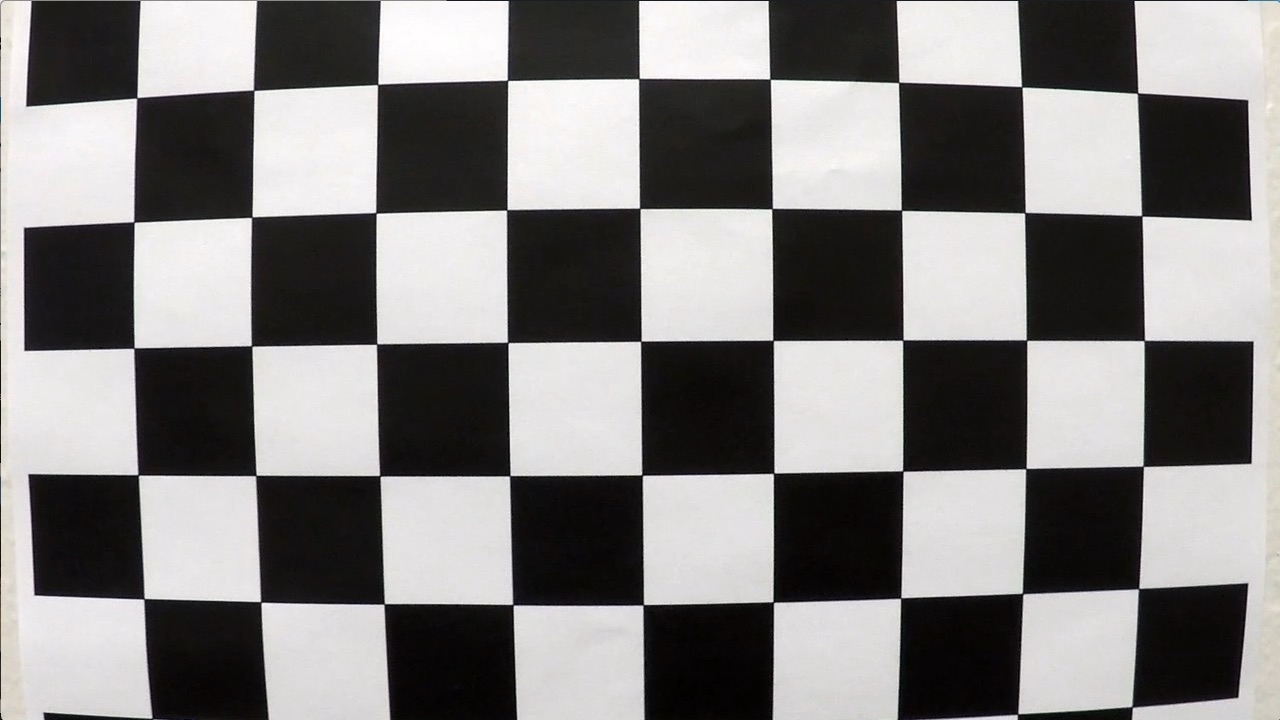
#> input picture camera_cal/calibration1.jpg, 1280 x 720 px; its folder holds 4 pictures in this run; the run also reads 2 pictures not shown here
$ jupyter execute Adv_lane_detection_pipeline.ipynb   (shell and % lines are left out)   (older library calls are emulated)
#> lines starting #> are read from the running program, lines starting #| are printed output that depends on the picture; after the words box and inside, x2 and y2 are one past the last pixel; in counts of white or black regions, pixels touching at a corner belong together
# Advanced Lane Detection

## Steps

1. Camera Calibration
2. Perspective transformation
3. Thresholding using Color, Gradient, Magnitude and Direction
4. Locate Lane lines - Sliding window search
5. Lane polynomial fit
6. Use Lane detection or prediction

## Camera Calibration

[cell 1]
import numpy as np
import cv2
import glob
import matplotlib.pyplot as plt

img_glob = 'camera_cal/cal*.jpg'

def calibrate_camera(img_glob):
#> called with img_glob = 'camera_cal/cal*.jpg'
    objp = np.zeros((6*9,3), np.float32)
    objp[:,:2] = np.mgrid[0:9, 0:6].T.reshape(-1,2)

    # Arrays to store object points and image points from all the images.
    objpoints = [] # 3d points in real world space
    imgpoints = [] # 2d points in image plane.

    # Make a list of calibration images
    images = glob.glob(img_glob)

    # Step through the list and search for chessboard corners
    for idx, fname in enumerate(images):
        img = cv2.imread(fname)
#> img is the input picture: shape (720, 1280, 3); mean B, G, R 127.8, 128.4, 130.1
        gray = cv2.cvtColor(img, cv2.COLOR_RGB2GRAY)

        # Find the chessboard corners
        ret, corners = cv2.findChessboardCorners(gray, (9,6), None)
#> ret = False; corners = None

        # If found, add object points, image points
        if ret == True:
            objpoints.append(objp)
            imgpoints.append(corners)

            # Draw and display the corners
            cv2.drawChessboardCorners(img, (9,6), corners, ret)
            cv2.imshow('img', img)
            cv2.waitKey(500)

    cv2.destroyAllWindows()
    return objpoints, imgpoints

objpoints, imgpoints = calibrate_camera(img_glob)

## Undistort Images using calibrated points

[cell 2]
def cal_undistort(img, objpoints, imgpoints):

    ret, mtx, dist, rvecs, tvecs = cv2.calibrateCamera(objpoints,
                                                        imgpoints,
                                                        (img.shape[1], img.shape[0]),
                                                        None,
                                                        None)
    undist = cv2.undistort(img, mtx, dist, None, mtx)


    return undist

## Undistort test image

[cell 3]
import matplotlib.pyplot as plt
import matplotlib.image as mpimg

test_img = mpimg.imread('test_images/test5.jpg')
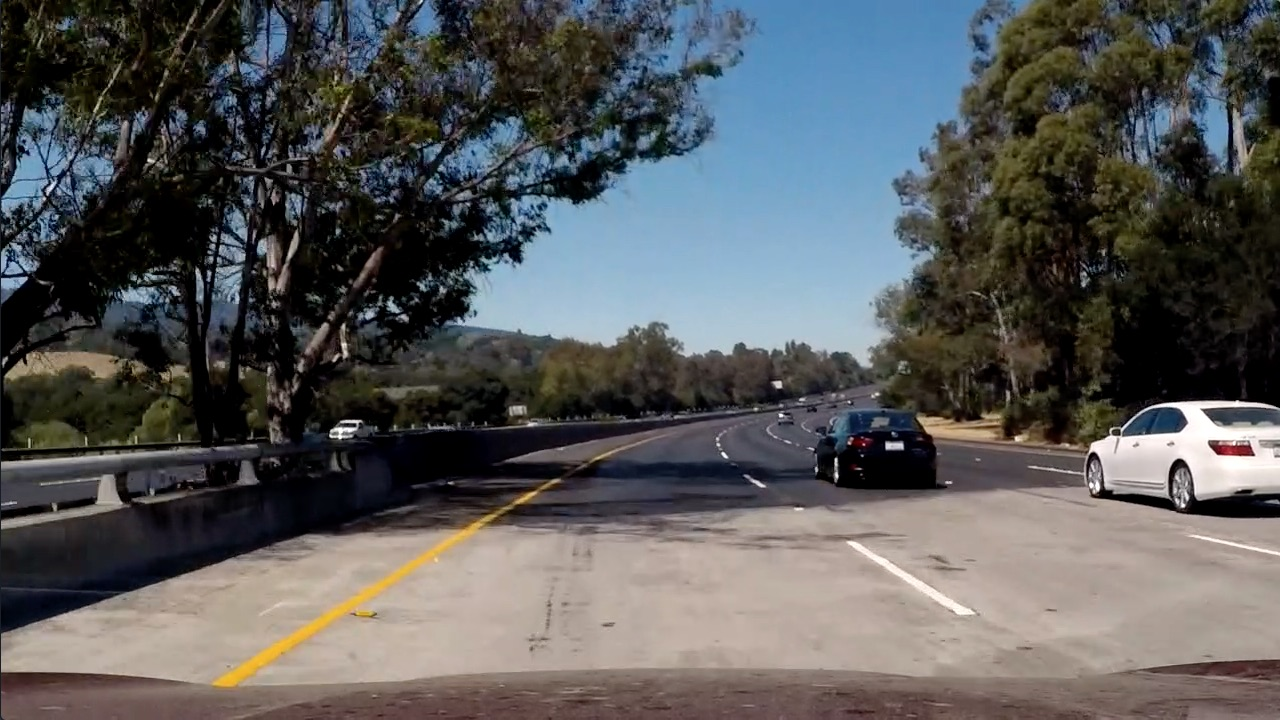
#> input picture test_images/test5.jpg, 1280 x 720 px
#> test_img is the input picture: shape (720, 1280, 3); mean R, G, B 88.5, 89.3, 89.8
plt.imshow(test_img)

[cell 4]
undist_test_img = cal_undistort(test_img, objpoints, imgpoints)
plt.imshow(undist_test_img)

## Perspective Transform

[cell 5]
def get_perspective_transform(img):

    debug = False
    imshape = undist_test_img.shape
    thickness = 10

    left_bottom = (257, 685)
    right_bottom = (1050, 685)

    left_top =  (583, 460)
    right_top = (702, 460)

    if debug:
        cv2.line(img, left_bottom, left_top, [0,255,0], thickness)
        cv2.line(img, right_bottom, right_top, [0,255,0], thickness)
        cv2.line(img, left_top, right_top, [0,255,0], thickness)
        cv2.line(img, left_bottom, right_bottom, [0,255,0], thickness)

    src = np.float32((left_bottom, right_bottom, left_top, right_top))

    left_bottom = (300,  imshape[0])
    right_bottom = (imshape[1]-300, imshape[0])

    left_top =  (300, 0)
    right_top = (imshape[1]-300, 0)

    dst = np.float32((left_bottom, right_bottom, left_top, right_top))

    # Given src and dst points, calculate the perspective transform matrix
    M = cv2.getPerspectiveTransform(src, dst)
    M_inv = cv2.getPerspectiveTransform(dst, src)
    # Warp the image using OpenCV warpPerspective()
    warped = cv2.warpPerspective(img, M, (imshape[1], imshape[0]), flags = cv2.INTER_LINEAR)
    un_warped = cv2.warpPerspective(warped, M_inv, (imshape[1], imshape[0]), flags = cv2.INTER_LINEAR)
    return warped, un_warped, M, M_inv

[cell 6]
warped, un_warped, M, M_inv = get_perspective_transform(undist_test_img)

[cell 7]
# Plot two images to compare
def plot_two_images(img1, img2, title1 = 'Original', title2 = 'Pipeline Result'):
    f, (ax1, ax2) = plt.subplots(1, 2, figsize=(24, 9))
    f.tight_layout()

    ax1.imshow(img1)
    ax1.set_title(title1, fontsize=40)

    ax2.imshow(img2)
    ax2.set_title(title2, fontsize=40)
    plt.subplots_adjust(left=0., right=1, top=0.9, bottom=0.)

[cell 8]
plot_two_images(un_warped, warped, title1 = 'Un warped', title2 = 'Warped')

## Color Thresholding Option # 1 - Using HLS color space

[cell 9]
def color_threshold_pipeline1(img, s_thresh=(170, 255), sx_thresh=(20, 100), l_thresh = (40, 255)):

#> called with s_thresh = (170, 255), sx_thresh = (20, 100), l_thresh = (40, 255)
    img = np.copy(img)
    # Convert to HLS color space and separate the L and S channels

    hls = cv2.cvtColor(img, cv2.COLOR_RGB2HLS).astype(np.float)
    l_channel = hls[:,:,1]
    s_channel = hls[:,:,2]

    # Sobel x
    gray = cv2.cvtColor(img, cv2.COLOR_RGB2GRAY)
    sobelx = cv2.Sobel(gray, cv2.CV_64F, 1, 0) # Take the derivative in x
    abs_sobelx = np.absolute(sobelx) # Absolute x derivative to accentuate lines away from horizontal
    scaled_sobel = np.uint8(255*abs_sobelx/np.max(abs_sobelx))

    # Threshold x gradient
    sxbinary = np.zeros_like(scaled_sobel)
    sxbinary[(scaled_sobel > sx_thresh[0]) & (scaled_sobel <= sx_thresh[1])] = 1

    # Threshold color channel - S
    s_binary = np.zeros_like(s_channel)
    s_binary[(s_channel > s_thresh[0]) & (s_channel <= s_thresh[1])] = 1

    # Threshold color channel - S
    l_binary = np.zeros_like(l_channel)
    l_binary[(l_channel > l_thresh[0]) & (l_channel <= l_thresh[1])] = 1

    # Stack each channel
    color_channels = 255 * np.dstack(( l_channel, sxbinary, s_binary)).astype('uint8')

    # Combined binary
    combined_binary = np.zeros_like(sxbinary)
    combined_binary[((l_binary == 1) & (s_binary == 1)) | (sxbinary == 1)] = 1

    return color_channels, combined_binary

[cell 10]
color_channels, combined_binary = color_threshold_pipeline1(warped)
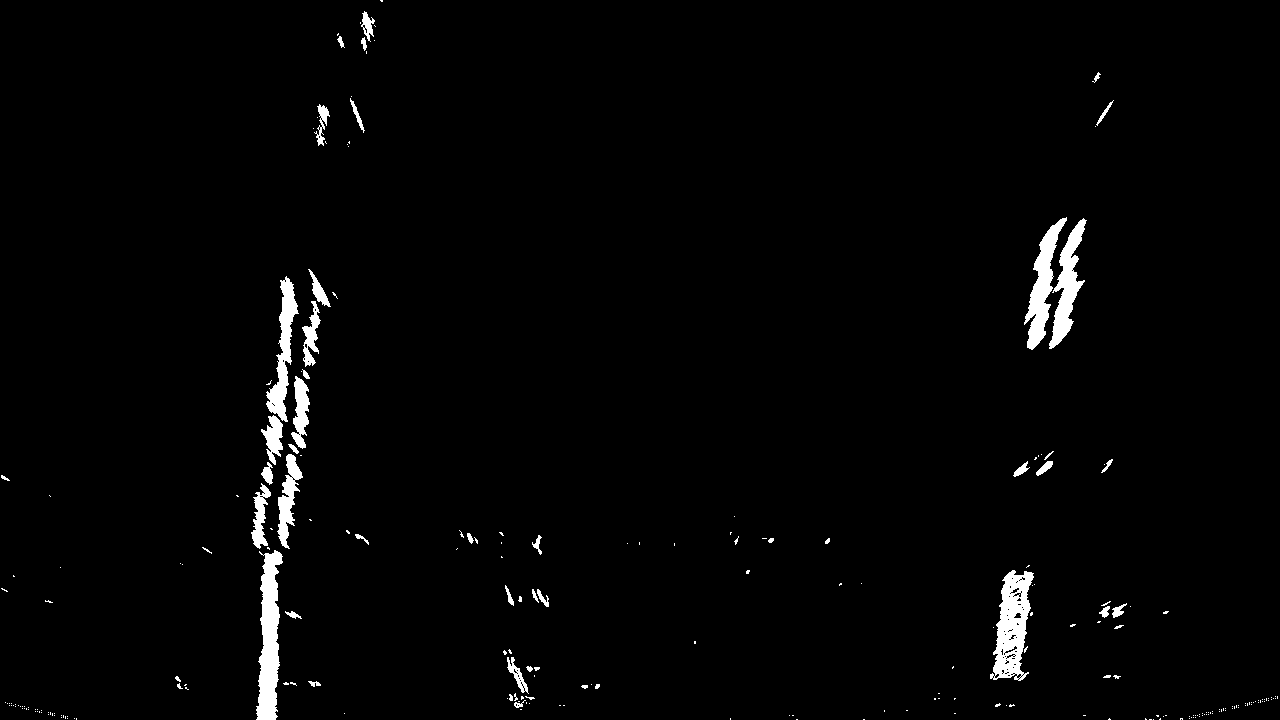
#> combined_binary: shape (720, 1280); values 0 (black) and 1 (white), 2% white; 254 white regions (208 under 20 px), largest, box (x1, y1, x2, y2) and area: (256, 550, 283, 720) 2842, (990, 570, 1034, 681) 2723, (1024, 217, 1067, 350) 2026

[cell 11]
plot_two_images(warped, combined_binary)

## Color Thresholding Option # 2 - Using LAB color space

[cell 12]
# Will be using L and B channels - ignoring A channel

def color_threshold_pipeline2(img, l_thresh=(220, 255), sx_thresh=(20, 100), b_thresh = (190, 255)):

#> called with l_thresh = (220, 255), sx_thresh = (20, 100), b_thresh = (190, 255)
    img = np.copy(img)
    # Convert to LAB color space and separate the L & B channels

    lab = cv2.cvtColor(img, cv2.COLOR_RGB2LAB).astype(np.float)
    l_channel = lab[:,:,0]
    b_channel = lab[:,:,2]

    # Sobel x
    gray = cv2.cvtColor(img, cv2.COLOR_RGB2GRAY)
    sobelx = cv2.Sobel(gray, cv2.CV_64F, 1, 0) # Take the derivative in x
    abs_sobelx = np.absolute(sobelx) # Absolute x derivative to accentuate lines away from horizontal
    scaled_sobel = np.uint8(255*abs_sobelx/np.max(abs_sobelx))

    # Threshold x gradient
    sxbinary = np.zeros_like(scaled_sobel)
    sxbinary[(scaled_sobel > sx_thresh[0]) & (scaled_sobel <= sx_thresh[1])] = 1

    # Threshold color channel - L
    l_binary = np.zeros_like(l_channel)
    l_binary[(l_channel > l_thresh[0]) & (l_channel <= l_thresh[1])] = 1

    # Threshold color channel - B
    b_binary = np.zeros_like(b_channel)
    b_binary[(b_channel > b_thresh[0]) & (b_channel <= b_thresh[1])] = 1

    # Stack each channel
    color_channels = 255 * np.dstack(( l_channel, sxbinary, b_binary)).astype('uint8')
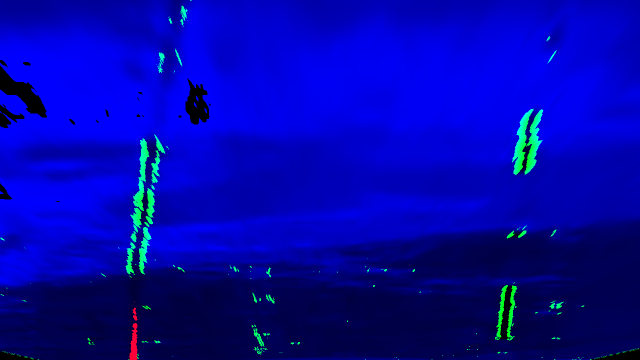
#> color_channels: shape (720, 1280, 3) (shown at 1/2 size); mean of channels 0, 1, 2 170.2, 4, 0.3; drawn as B, G, R

    # Combined binary
    combined_binary = np.zeros_like(sxbinary)
    combined_binary[((l_binary == 1) & (b_binary == 1)) | (sxbinary == 1)] = 1

    return color_channels, combined_binary

### Seems both pipelines seem to provide decent results

[cell 13]
color_channels, combined_binary = color_threshold_pipeline2(warped)
#> combined_binary: shape (720, 1280); values 0 (black) and 1 (white), 1.6% white; 257 white regions (211 under 20 px), largest, box (x1, y1, x2, y2) and area: (1024, 217, 1067, 350) 2026, (1049, 218, 1087, 349) 1907, (266, 276, 299, 422) 1747
plot_two_images(warped, combined_binary)

## Sliding Window - Polynomial fit - Histogram Approach

[cell 14]
histogram = np.sum(combined_binary[combined_binary.shape[0]//2:,:], axis = 0)
plt.plot(histogram)
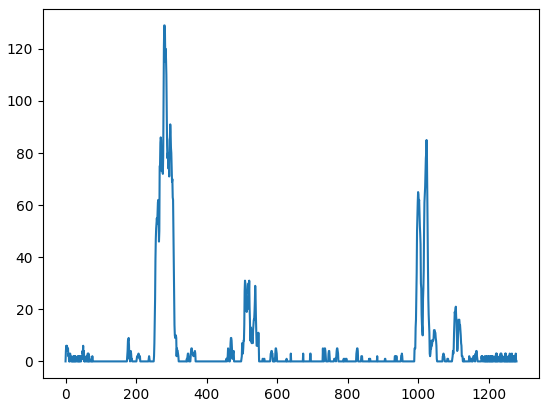
#> figure drawn by matplotlib, 1 panel; curve peaks at x = 280, y = 129

[cell 15]
def sliding_window_fit(combined_binary):

    out_img = np.dstack((combined_binary, combined_binary, combined_binary))*255
#> (the rest of the program and of its run is left out)
